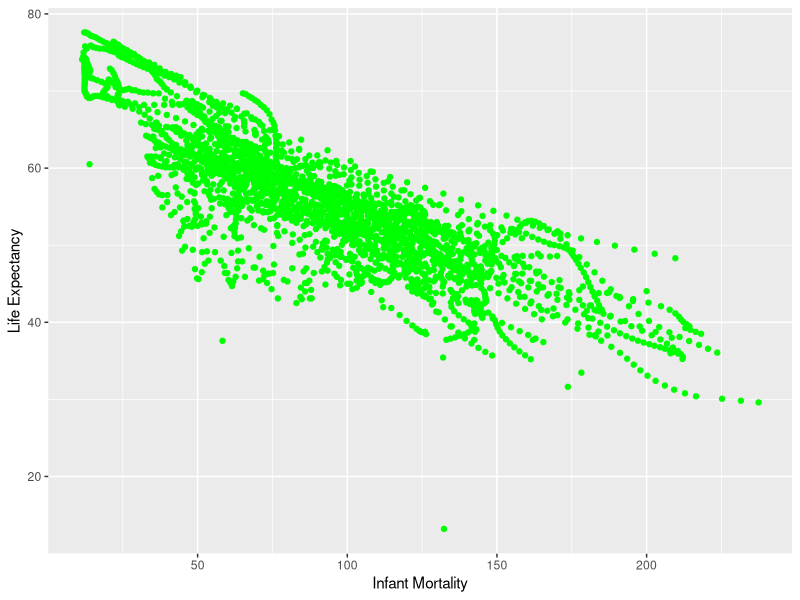
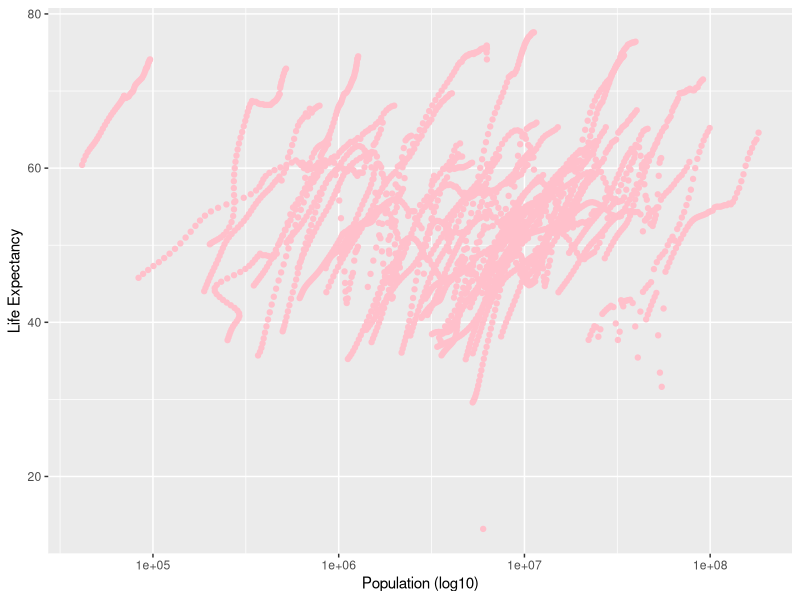
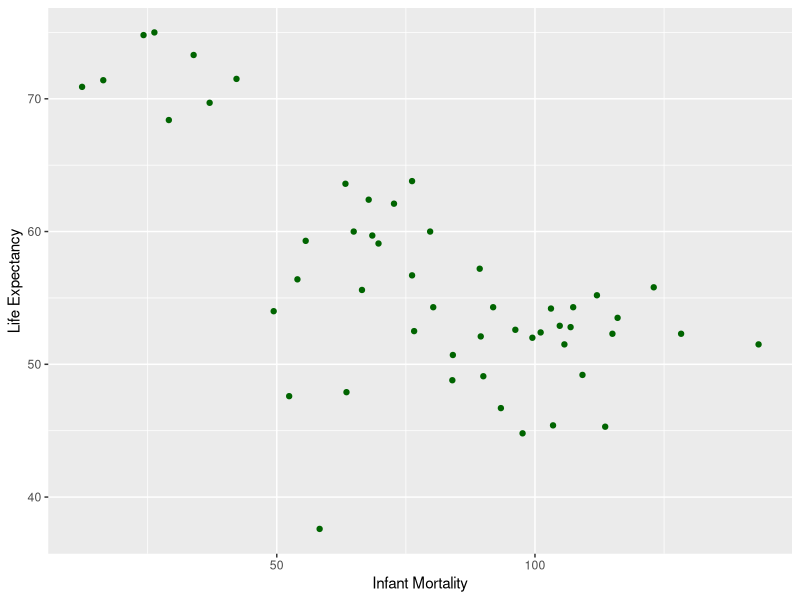
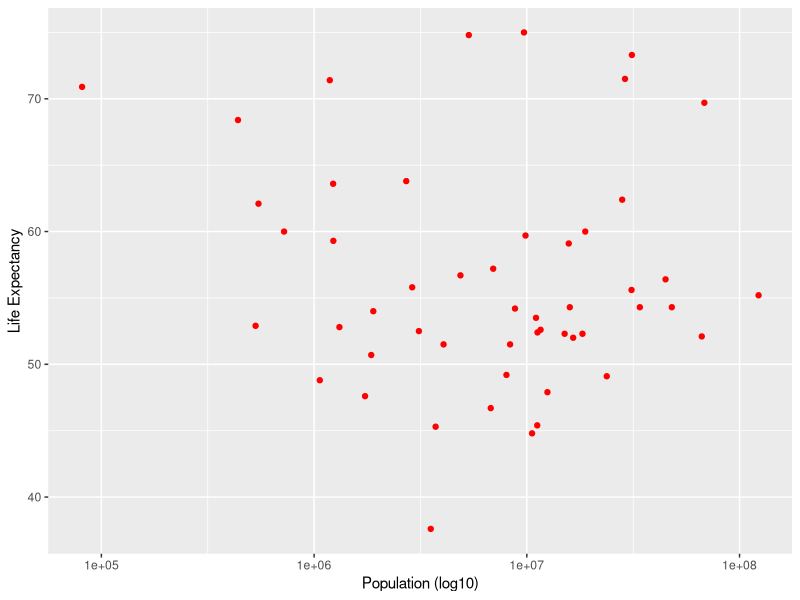
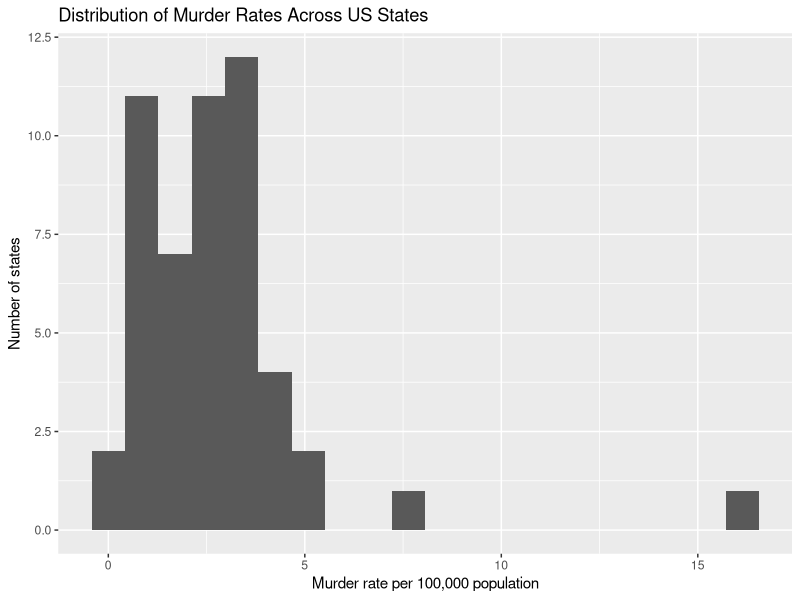
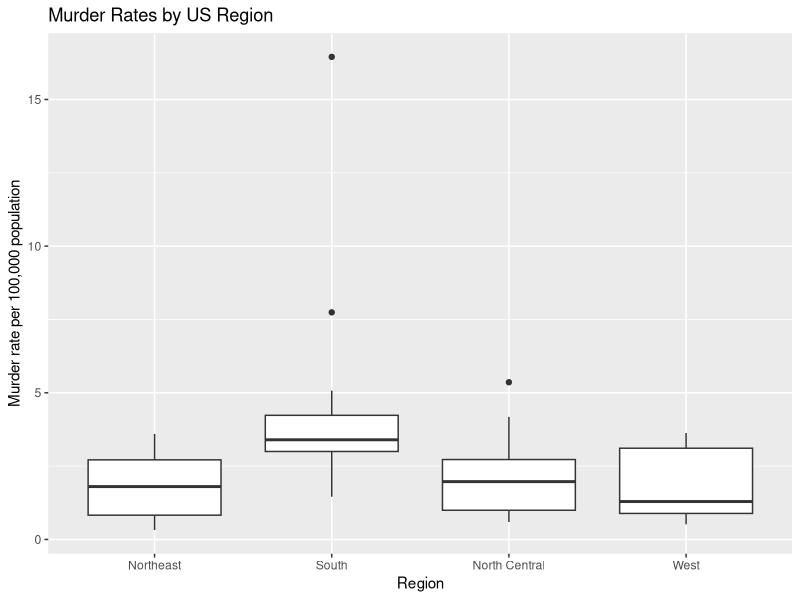

Source code (R) for these figures, in order:
## ---- chunk 1
#Install dslabs package

#Load dslabs library
#install.packages("dslabs")
library("dslabs")

#See overview of the gapminder data from dslabs
str(gapminder)

#Get summary of the gapminder data
summary(gapminder)

#Determine data type of gapminder
class(gapminder)

#Assign African countries to africadata, then see overview and summary of subsetted data
africadata = subset(gapminder, continent == "Africa")
str(africadata)
summary(africadata)

#Install and load dplyr package
#install.packages("dplyr")
library("dplyr")

#Select infanty mortality and life expctancy from africadata
africainfantmortal = select(africadata, c('infant_mortality','life_expectancy'))

#Select population and life expectancy from africadata
africapop = select(africadata, c('population','life_expectancy'))

#See overview and summarize selected data from africadata
str(africainfantmortal)
summary(africainfantmortal)
str(africapop)
summary(africapop)

#Install and Load ggplot2 package to make plots
#install.packages("ggplot2")
library("ggplot2")

#Make a plot of life expectancy versus infant mortality
ggplot(data = africainfantmortal, aes(x = infant_mortality, y = life_expectancy)) + geom_point(color = "green") + labs(x = "Infant Mortality", y = "Life Expectancy")

#Make a plot of life expectancy versus population, with population on a log scale
ggplot(data = africapop, aes(x = population, y = life_expectancy)) + geom_point(color = "pink") + scale_x_log10() + labs(x = "Population (log10)", y = "Life Expectancy")

#The reason that we see streaks of data is because of this data being collected over time and there are different years for different countries being sampled.

#Find out which years have missing/NA values
africadata$year[is.na(africadata$infant_mortality)]

#Extract data from the year 2000 from africadata
africa2000 = subset(africadata, year == "2000")
str(africa2000)
summary(africa2000)

#Make Same Plots as Done Before
##Select infanty mortality and life expctancy from africa2000
africainfantmortal2000 = select(africa2000, c('infant_mortality','life_expectancy'))

##Select population and life expectancy from africa2000
africapop2000 = select(africa2000, c('population','life_expectancy'))

##Make a plot of life expectancy versus infant mortality for 2000 Africa Data
ggplot(data = africainfantmortal2000, aes(x = infant_mortality, y = life_expectancy)) + geom_point(color = "dark green") + labs(x = "Infant Mortality", y = "Life Expectancy")


##Make a plot of life expectancy versus population, with population on a log scale for 2000 Africa Data
ggplot(data = africapop2000, aes(x = population, y = life_expectancy)) + geom_point(color = "red") + scale_x_log10() + labs(x = "Population (log10)", y = "Life Expectancy")

#Fit a linear model with infant_mortality as the predictor
model_infant = lm(life_expectancy ~ infant_mortality, data = africainfantmortal2000)

#Fit a linear model with population as the predictor
model_pop = lm(life_expectancy ~ population, data = africapop2000)

#Summarize the models
summary(model_infant)
summary(model_pop)

#What we found using this model was that infant mortality is a statistically significant predictor of life expectancy (p-value = 2.826e-08), whereas population is not a statistically significant predictor of life expectancy. This matches with the plots we generated previously, where was saw a strong positive correlation between life expectancy and infant mortality and no correlation between life expectancy and population.
## ---- chunk 2
# Load packages
library(dslabs)
library(tidyverse)

# Add dataset
data(murders)

# Look structure
str(murders)
summary(murders)

# Check missing
colSums(is.na(murders))

# Data processing
# Raw counts of murders are not directly comparable，so we create a murder rate per 100,000 people.
murders2 <- murders %>%
  mutate(
    murder_rate = total / population * 100000
  )
summary(murders2$murder_rate)

# Exploratory
# Distribution of murder rates across states
ggplot(murders2, aes(x = murder_rate)) +
  geom_histogram(bins = 20) +
  labs(
    title = "Distribution of Murder Rates Across US States",
    x = "Murder rate per 100,000 population",
    y = "Number of states"
  )

# The murder rate in most states is relatively low (less than 5 cases per 100,000 people), while in a few states it is much higher, resulting in a right-skewed distribution pattern.

# Comparison of murder rates by region
ggplot(murders2, aes(x = region, y = murder_rate)) +
  geom_boxplot() +
  labs(
    title = "Murder Rates by US Region",
    x = "Region",
    y = "Murder rate per 100,000 population"
  )

# Regionally, the South shows higher median murder rates and greater variability compared with other regions. 

# Linear model 
# we fit a linearregression model with murder rate as the outcome.
model_mur <- lm(murder_rate ~ log(population) + region, data = murders2)

# Display results
summary(model_mur)

# In the result of regression model, it reveals that population size has no significant impact on murder rates (p = 0.976), indicating that state population size is not meaningfully associated with murder rates. Using the Northeast as the reference category, states in the South have significantly higher murder rates, with an average increase of 2.57 murders per 100,000 population compared to Northeast states (p = 0.008). In contrast, differences for North Central (β = 0.34, p = 0.736) and West (β = −0.02, p = 0.987) relative to the Northeast are not statistically significant.
